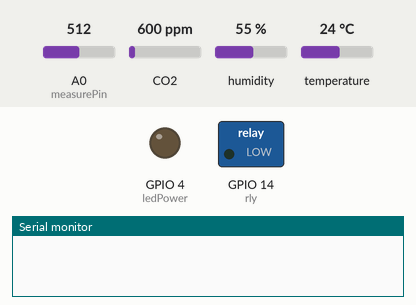
The sketch below on a simulated ESP8266 (NodeMCU). Parts: switched loads named in the sketch (green lamp = pin HIGH), output pins drawn as LEDs (lit = HIGH), the last lines printed to the serial monitor. The test bench sets the inputs (shaded band); at power-on: A0 (measurePin) = 512, CO2 600 ppm, humidity 55 %, temperature 24 °C. WiFi joins after 1.5 s; servers stay silent unless stated.

Above: at 17.5 s.
At 36.5 s:
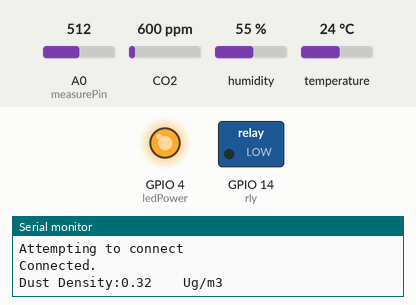
At 39.5 s:
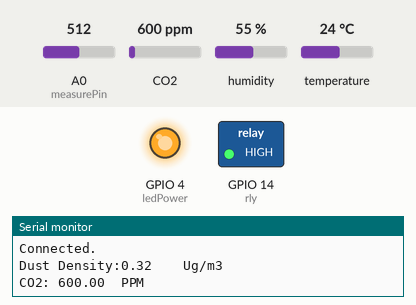
Timing chart, 0 to 49.8 s (numbered marks = the images above):
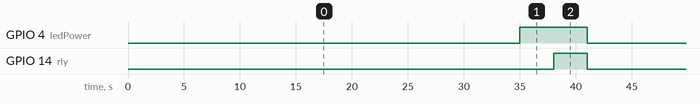

The sketch:

Airquality_updated_thingspeakfinal.ino
```cpp
#include <DHT.h>  // Including library for dht
#include <ESP8266WiFi.h>
#include "MQ135.h"
#define DHTPIN 0          //pin where the dht11 is connected
DHT dht(DHTPIN, DHT11);
WiFiClient client;
#include "ThingSpeak.h"
const char* ssid = "latif";   // your network SSID (name)
const char* password = "innovation";   // your network password

unsigned long myChannelNumber = 1;
const char * myWriteAPIKey = "U602C80RJTWFN7V8";

// Timer variables
unsigned long lastTime = 0;
unsigned long timerDelay = 30000;

// Variable to hold temperature readings
#define rly 14
unsigned int samplingTime = 280;
unsigned int deltaTime = 40;
unsigned int sleepTime = 9680;

int measurePin = A0;
int ledPower = 4;

float voMeasured = 0;
float calcVoltage = 0;
float dustDensity = 0;
float t;
float h;
String myStatus = "";

void setup() {
  Serial.begin(115200);  //Initialize serial
  WiFi.mode(WIFI_STA);
  ThingSpeak.begin(client);  // Initialize ThingSpeak
  dht.begin();
        pinMode(ledPower,OUTPUT);
        pinMode(rly,OUTPUT);
}

void loop() {
  if ((millis() - lastTime) > timerDelay) {

    // Connect or reconnect to WiFi
    if(WiFi.status() != WL_CONNECTED){
      Serial.print("Attempting to connect");
      while(WiFi.status() != WL_CONNECTED){
        WiFi.begin(ssid, password);
        delay(5000);
      }
      Serial.println("\nConnected.");
    }

     voMeasured = analogRead(measurePin);
  delayMicroseconds(40);
  digitalWrite(ledPower,HIGH);
  delayMicroseconds(9680);

  calcVoltage = voMeasured*(5.0/1024);
  dustDensity = 0.17*calcVoltage-0.1;

  if ( dustDensity < 0)
  {
    dustDensity = 0.00;
  }

//  Serial.println("Raw Signal Value (0-1023):");
//  Serial.println(voMeasured);
//
//  Serial.println("Voltage:");
//  Serial.println(calcVoltage);

  Serial.print("Dust Density:");
  Serial.print(dustDensity);
  Serial.print("    Ug/m3");
  delay(1000);
  Serial.println();
  Serial.println();
  //delay(12000);                       // wait for a second
  delay(2000);
  digitalWrite(rly, HIGH);
  MQ135 gasSensor = MQ135(A0);
      float CO2 = gasSensor.getPPM();
      delay(1000);
      Serial.print("CO2: ");
      Serial.print(CO2);
      Serial.print("  PPM");
      Serial.println();
      Serial.println();
  delay(2000);
  digitalWrite(rly,LOW);
  digitalWrite(ledPower,LOW);
  delayMicroseconds(280);


      float h = dht.readHumidity();
      float t = dht.readTemperature();
      if (isnan(h) || isnan(t))
                 {
                 Serial.println("Failed to read from DHT sensor!");
                 return;
                 }
        Serial.print("Temperature: ");
        Serial.print(t);
        Serial.print(" degrees Celcius ");
        Serial.println();
        Serial.println();
        Serial.print("Humidity : ");
        Serial.print(h);
        Serial.print(" %");
        Serial.println();
        Serial.println();
        delay(2000);
//setting thingspeak fields data
      ThingSpeak.setField(1, t);
      ThingSpeak.setField(2, h);
      ThingSpeak.setField(3, CO2);
      ThingSpeak.setField(4, dustDensity);
    int x = ThingSpeak.writeFields(myChannelNumber, myWriteAPIKey);

    if(x == 200){
      Serial.println("Channel update successful.");
    }
    else{
      Serial.println("Problem updating channel. HTTP error code " + String(x));
    }
    lastTime = millis();
  }
}
```

Measured:
- by itself, GPIO 4 (ledPower): alternates HIGH for 6.0 s and LOW for 32.3 s
- by itself, GPIO 14 (rly): alternates HIGH for 3.0 s and LOW for 35.3 s
- by itself, everything shown: repeats every 38.3 s, in 3 steps
